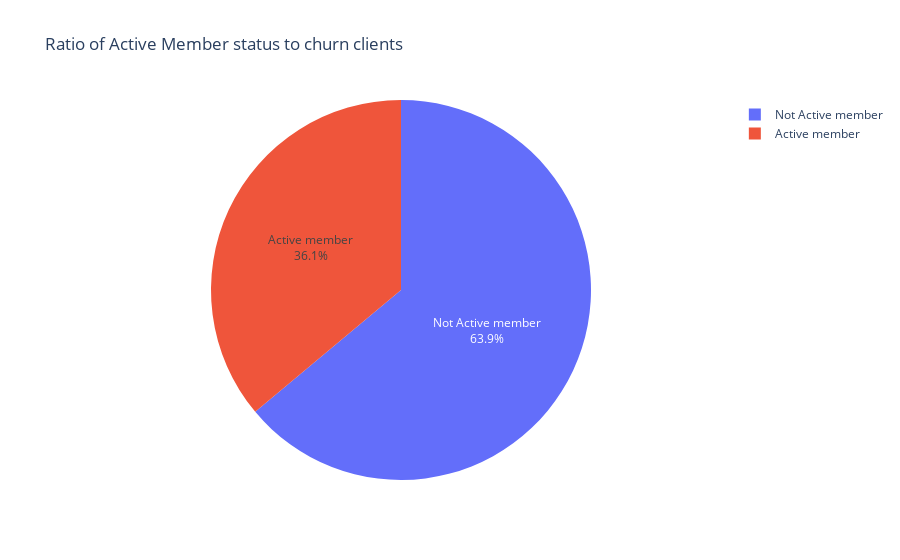

Notebook source saved alongside this figure:
### Markdown cell above
### Задание 8 - Как влияет наличие статуса активного клиента на отток клиентов

### Code cell
active_memb_churn = churn_data.groupby('IsActiveMember')['Exited'].value_counts()
active_memb_churn = active_memb_churn.reset_index()
active_memb_churn = active_memb_churn[active_memb_churn['Exited'] == 1]
active_memb_churn['IsActiveMember'] = active_memb_churn['IsActiveMember'].replace({0: 'Not Active member', 1: 'Active member'})

fig = px.pie(
    active_memb_churn,
    values='count',
    names='IsActiveMember',
    title='Ratio of Active Member status to churn clients',
)
fig.update_traces(textposition='inside', textinfo='percent+label')
fig.show()

### Figure 1 — Plotly figure (JSON) as saved in the notebook; plotly's stock layout.template omitted (floating-point values rounded to 4 significant figures)
{"data": [{"domain": {"x": [0, 1], "y": [0, 1]}, "hovertemplate": "IsActiveMember=%{label}<br>count=%{value}<extra></extra>", "labels": ["Not Active member", "Active member"], "legendgroup": "", "name": "", "showlegend": true, "textinfo": "percent+label", "textposition": "inside", "type": "pie", "values": [1302, 735]}], "layout": {"legend": {"tracegroupgap": 0}, "title": {"text": "Ratio of Active Member status to churn clients"}}}
